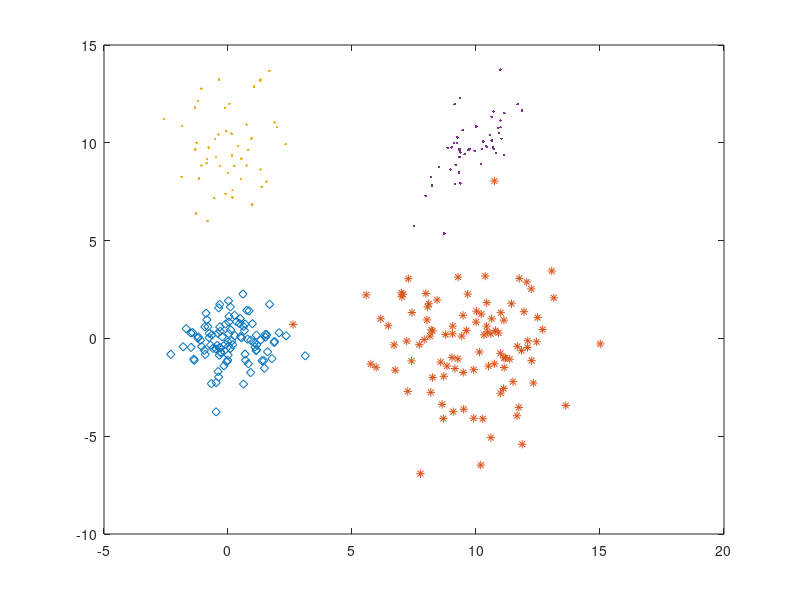

Write MATLAB code to recreate this figure.
clear;

N = 100;
K = 50;


m1=repmat([0,0], N, 1);
S1= [1 0 ; 0 1];
X1=randn(N, 2) * sqrtm(S1) + m1;

m2=repmat([10,0], N, 1);
S2= [5 0 ; 0 5];
X2=randn(N, 2) * sqrtm(S2) + m2;

m3=repmat([0, 10], K, 1);
S3= [1 0 ; 0 5];
X3=randn(K, 2) * sqrtm(S3) + m3;

m4=repmat([10, 10], K, 1);
S4= [1 1 ; 1 2];
X4=randn(K, 2) * sqrtm(S4) + m4;



plot(X1(:, 1), X1(:, 2), 'd');
hold on;
plot(X2(:, 1), X2(:, 2), '*');
hold on;
plot(X3(:, 1), X3(:, 2), '.');
hold on;
plot(X4(:, 1), X4(:, 2), '.');


save data_create X1 X2 X3 X4

